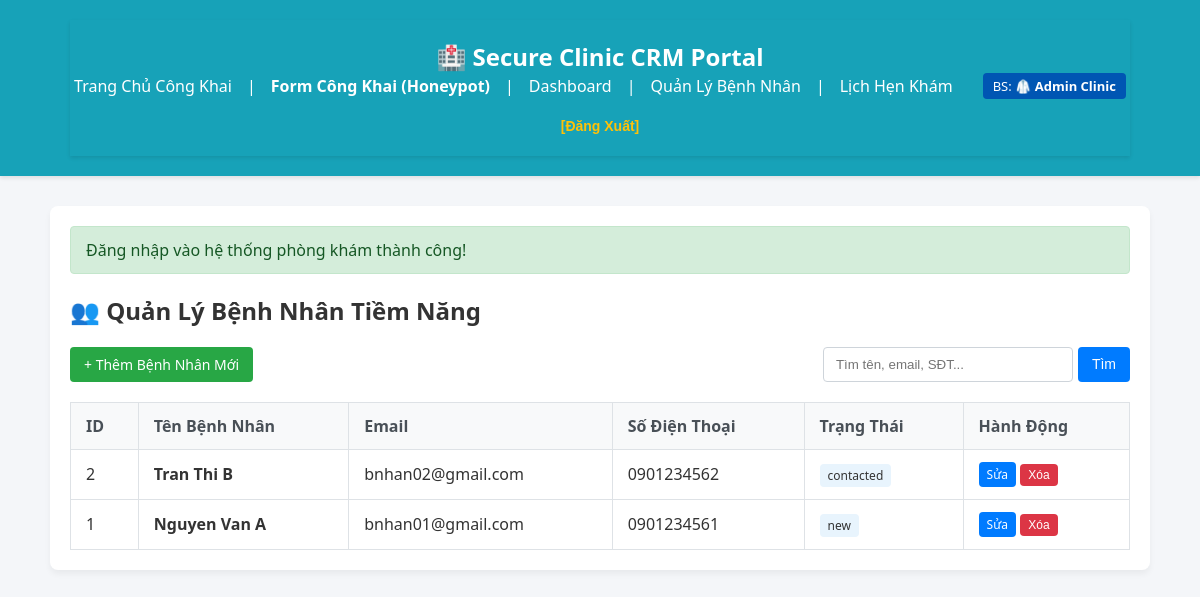
The app's page /patients (signed in) with its own data.
### tables this page shows
CREATE TABLE patients (
  id INT AUTO_INCREMENT PRIMARY KEY,
  name VARCHAR(100) NOT NULL,
  email VARCHAR(150) NOT NULL,
  phone VARCHAR(30),
  status ENUM('new', 'contacted', 'qualified', 'lost') NOT NULL DEFAULT 'new',
  note TEXT,
  created_at DATETIME NOT NULL DEFAULT CURRENT_TIMESTAMP,
  updated_at DATETIME NULL ON UPDATE CURRENT_TIMESTAMP,
  UNIQUE KEY unique_patient_email (email),
  INDEX idx_patients_created_at (created_at),
  INDEX idx_patients_status_created_at (status, created_at)
);

### app/Core/helpers.php (called while the page is built, shortened)
<?php
function e(?string $value): string
{
    return htmlspecialchars($value ?? '', ENT_QUOTES, 'UTF-8');
}
function render(string $view, array $data = [], string $layout = 'layouts/main'): void
{
    extract($data);
    require __DIR__ . '/../Views/' . $view . '.php';
}

### app/Controllers/PatientController.php (called while the page is built, shortened)
<?php
class PatientController
{
    public function index(): void
    {
        $data = $this->service->getPatientList($_GET);
        render('patients/index', ['title' => 'Quản lý Bệnh nhân'] + $data);
    }
}

### public/index.php (called while the page is built, shortened)
<?php
require_once __DIR__ . '/../app/Core/helpers.php';
$appConfig = require_once __DIR__ . '/../config/app.php';
$dbConfig = require_once __DIR__ . '/../config/database.php';
try {
    $pdo = \App\Core\Database::connect($dbConfig);
} catch (\PDOException $e) {
    if (!$appConfig['debug']) {
        error_log($e->getMessage());
        http_response_code(500);
        render('errors/production', ['title' => 'Lỗi Hệ Thống']);
        exit;
    }
    die("Lỗi kết nối cơ sở dữ liệu (Dev Mode): " . $e->getMessage());
}
$userRepository = new \App\Repositories\UserRepository($pdo);
$patientRepository = new \App\Repositories\PatientRepository($pdo);
$appointmentRepository = new \App\Repositories\AppointmentRepository($pdo);
$authService = new \App\Services\AuthService($userRepository);
$patientService = new \App\Services\PatientService($patientRepository);
$appointmentService = new \App\Services\AppointmentService($appointmentRepository);
$container = [
    \App\Controllers\HomeController::class => new \App\Controllers\HomeController(),
    \App\Controllers\AuthController::class => new \App\Controllers\AuthController($authService),
    \App\Controllers\DashboardController::class => new \App\Controllers\DashboardController(),
    \App\Controllers\PatientController::class => new \App\Controllers\PatientController($patientService),
    \App\Controllers\AppointmentController::class => new \App\Controllers\AppointmentController($appointmentService),
    \App\Controllers\HealthController::class => new \App\Controllers\HealthController($pdo),
];
$router = new \App\Core\Router();
$router->add('GET', '/', [\App\Controllers\HomeController::class, 'index']);
$router->add('GET', '/login', [\App\Controllers\AuthController::class, 'login']);
$router->add('GET', '/dashboard', [\App\Controllers\DashboardController::class, 'index']);
$router->add('GET', '/public-leads/create', [\App\Controllers\PatientController::class, 'createPublic']);
$router->add('GET', '/patients', [\App\Controllers\PatientController::class, 'index']);
$router->add('GET', '/patients/create', [\App\Controllers\PatientController::class, 'create']);
$router->add('GET', '/patients/edit', [\App\Controllers\PatientController::class, 'edit']);
$router->add('GET', '/appointments', [\App\Controllers\AppointmentController::class, 'index']);
$router->add('GET', '/appointments/create', [\App\Controllers\AppointmentController::class, 'create']);
$router->add('GET', '/appointments/edit', [\App\Controllers\AppointmentController::class, 'edit']);
$router->add('GET', '/health', [\App\Controllers\HealthController::class, 'index']);
$router->add('POST', '/login', [\App\Controllers\AuthController::class, 'handleLogin']);
$router->add('POST', '/logout', [\App\Controllers\AuthController::class, 'logout']);
$router->add('POST', '/public-leads', [\App\Controllers\PatientController::class, 'storePublic']);
$router->add('POST', '/patients/store', [\App\Controllers\PatientController::class, 'store']);
$router->add('POST', '/patients/update', [\App\Controllers\PatientController::class, 'update']);
$router->add('POST', '/patients/delete', [\App\Controllers\PatientController::class, 'delete']);
$router->add('POST', '/appointments/store', [\App\Controllers\AppointmentController::class, 'store']);
$router->add('POST', '/appointments/update', [\App\Controllers\AppointmentController::class, 'update']);
$router->add('POST', '/appointments/delete', [\App\Controllers\AppointmentController::class, 'delete']);
$method = $_SERVER['REQUEST_METHOD'];
$path = parse_url($_SERVER['REQUEST_URI'], PHP_URL_PATH);
try {
    $router->dispatch($method, $path, $container);
} catch (\Exception $e) {
    if (!$appConfig['debug']) {
        error_log($e->getMessage());
        http_response_code(500);
        render('errors/production', ['title' => 'Lỗi Hệ Thống']);
        exit;
    }
    die("Lỗi thực thi hệ thống (Dev Mode): " . $e->getMessage());
}

### app/Repositories/PatientRepository.php (called while the page is built, shortened)
<?php
class PatientRepository
{
    public function countAll(string $keyword = ''): int
    {
        $sql = "SELECT COUNT(*) AS total FROM patients";
        $params = [];
        $stmt = $this->db->prepare($sql);
        $stmt->execute($params);
        return (int) ($stmt->fetch()['total'] ?? 0);
    }
    public function getPaginated(string $keyword, int $limit, int $offset, string $sort, string $direction): array
    {
        $sql = "SELECT id, name, email, phone, status, created_at FROM patients";
        $params = [];
        $sql .= " ORDER BY {$sort} {$direction} LIMIT :limit OFFSET :offset";
        $stmt = $this->db->prepare($sql);
        $stmt->bindValue(':limit', $limit, PDO::PARAM_INT);
        $stmt->bindValue(':offset', $offset, PDO::PARAM_INT);
        $stmt->execute();
        return $stmt->fetchAll();
    }
}

### app/Services/PatientService.php (called while the page is built, shortened)
<?php
class PatientService
{
    public function getPatientList(array $query): array
    {
        $keyword = trim($query['q'] ?? '');
        $page = isset($query['page']) ? (int)$query['page'] : 1;
        $perPage = 5;
        $totalItems = $this->repo->countAll($keyword);
        $totalPages = max(1, (int)ceil($totalItems / $perPage));
        $offset = ($page - 1) * $perPage;
        $allowedSort = ['id', 'name', 'email', 'created_at'];
        $sort = in_array($query['sort'] ?? '', $allowedSort, true) ? $query['sort'] : 'created_at';
        $direction = strtoupper($query['direction'] ?? '') === 'ASC' ? 'ASC' : 'DESC';
        return [
            'patients' => $this->repo->getPaginated($keyword, $perPage, $offset, $sort, $direction),
            'keyword' => $keyword,
            'page' => $page,
            'totalPages' => $totalPages,
            'totalItems' => $totalItems,
            'sort' => $sort,
            'direction' => $direction
        ];
    }
}

### app/Views/patients/index.php (the view, shortened to what this page needs)
<h2>👥 Quản Lý Bệnh Nhân Tiềm Năng</h2>
<div style="display: flex; justify-content: space-between; margin-bottom: 20px;">
    <a href="/patients/create" class="btn btn-success">+ Thêm Bệnh Nhân Mới</a>
    <form method="GET" action="/patients" style="display: flex; gap: 5px;">
        <input type="text" name="q" class="form-control" style="width: 250px;" value="<?= e($keyword) ?>" placeholder="Tìm tên, email, SĐT...">
        <button type="submit" class="btn">Tìm</button>
    </form>
</div>
<table>
    <thead>
        <tr>
            <th>ID</th>
            <th>Tên Bệnh Nhân</th>
            <th>Email</th>
            <th>Số Điện Thoại</th>
            <th>Trạng Thái</th>
            <th>Hành Động</th>
        </tr>
    </thead>
    <tbody>
        <?php if (empty($patients)): ?>
            <tr><td colspan="6" style="text-align: center; color: #6c757d;">Không tìm thấy bệnh nhân nào phù hợp.</td></tr>
        <?php else: ?>
            <?php foreach ($patients as $p): ?>
                <tr>
                    <td><?= e((string)$p['id']) ?></td>
                    <td><strong><?= e($p['name']) ?></strong></td>
                    <td><?= e($p['email']) ?></td>
                    <td><?= e($p['phone']) ?></td>
                    <td><span style="padding: 3px 8px; border-radius: 4px; font-size: 12px; background: #e8f4fd;"><?= e($p['status']) ?></span></td>
                    <td>
                        <a href="/patients/edit?id=<?= e((string)$p['id']) ?>" class="btn" style="padding: 4px 8px; font-size: 12px;">Sửa</a>
                        <form method="POST" action="/patients/delete" style="display: inline;" onsubmit="return confirm('Bạn có chắc muốn xóa hồ sơ bệnh nhân này không?');">
                            <button type="submit" class="btn btn-danger" style="padding: 4px 8px; font-size: 12px;">Xóa</button>
                        </form>
                    </td>
                </tr>
            <?php endforeach; ?>
        <?php endif; ?>
    </tbody>
</table>

### app/Views/layouts/main.php (style rules this page uses)
body { font-family: 'Segoe UI', Tahoma, Geneva, Verdana, sans-serif; margin: 0; padding: 0; background-color: #f4f6f9; color: #333; }
table { width: 100%; border-collapse: collapse; margin-top: 15px; background: white; }
th, td { padding: 12px 15px; border: 1px solid #dee2e6; text-align: left; }
th { background-color: #f8f9fa; font-weight: 600; color: #495057; }
.btn { display: inline-block; padding: 8px 14px; color: white; background-color: #007bff; border: none; border-radius: 4px; text-decoration: none; cursor: pointer; font-size: 14px; }
.btn-danger { background-color: #dc3545; }
.btn-success { background-color: #28a745; }
.form-control { width: 100%; padding: 8px 12px; border: 1px solid #ced4da; border-radius: 4px; box-sizing: border-box; }

### records on screen
patients: id "2", name "Tran Thi B", email "bnhan02@gmail.com", phone "0901234562", status "contacted"
patients: id "1", name "Nguyen Van A", email "bnhan01@gmail.com", phone "0901234561", status "new"

### other values on screen
$_SESSION['user_name'] "Admin Clinic"
$msg "Đăng nhập vào hệ thống phòng khám thành công!"
